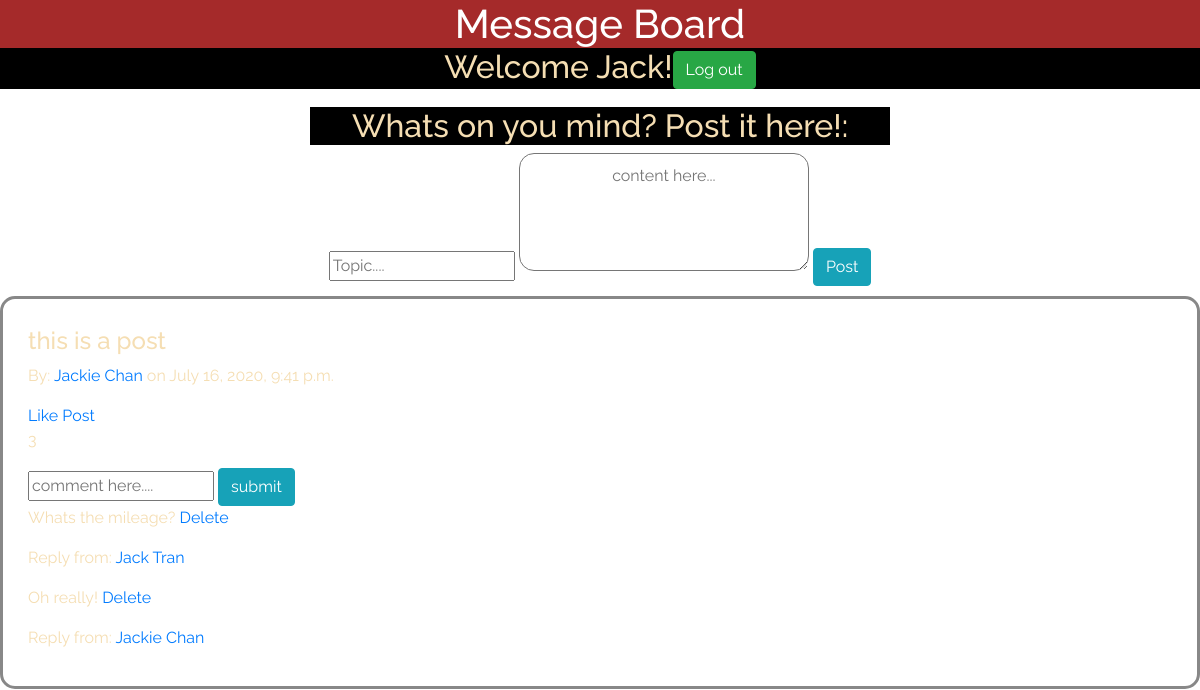
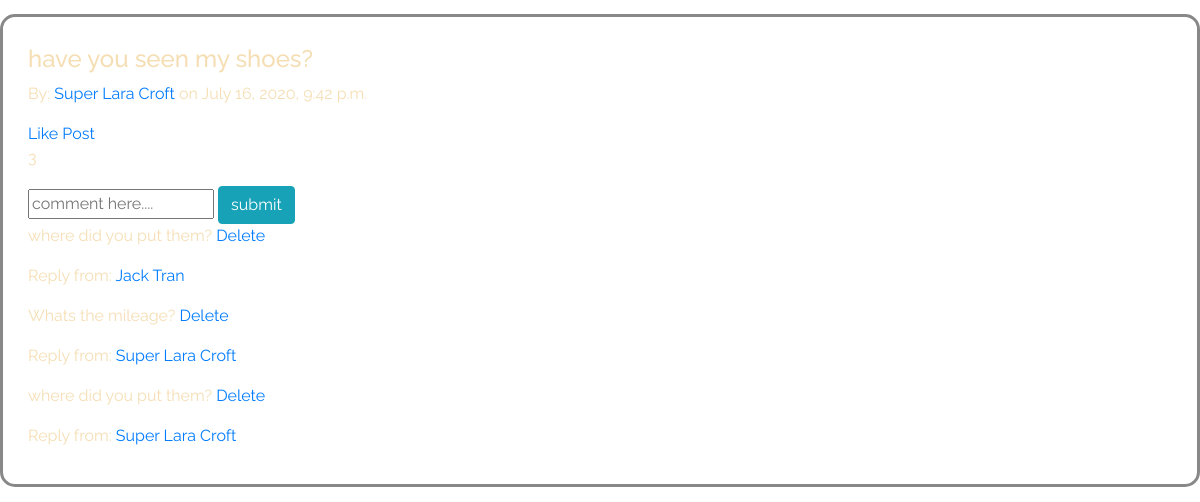
The page /posts/ (signed in) on the database as committed earlier (2 pictures, top to bottom).
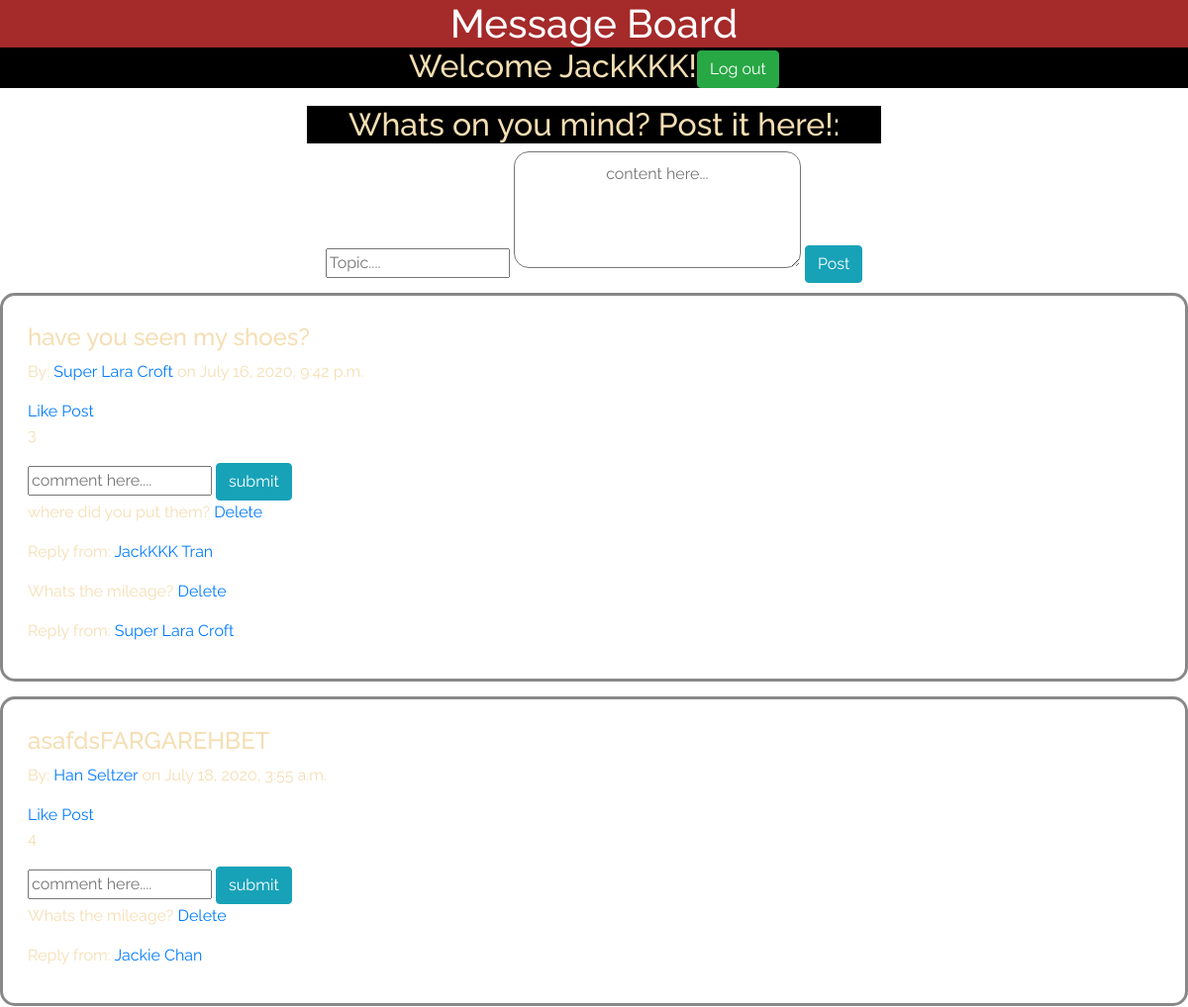
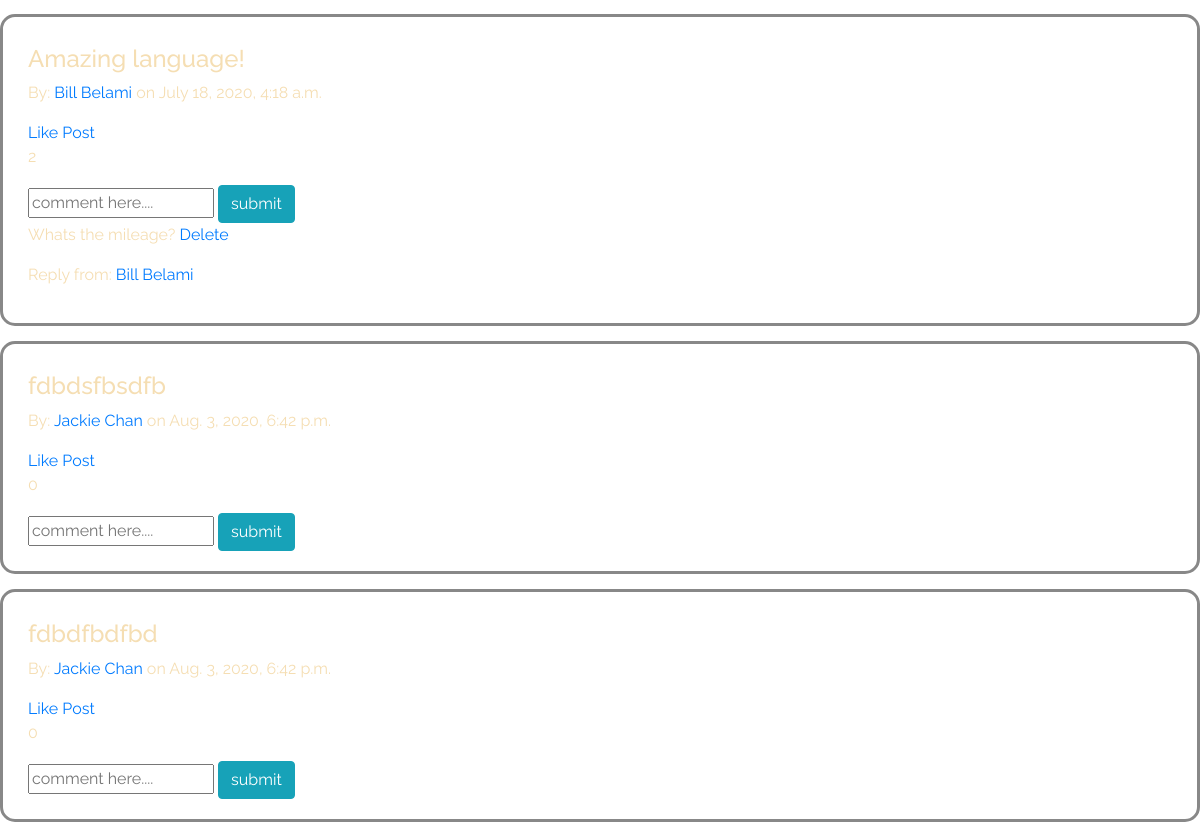
The same page on the database as committed later (2 pictures, top to bottom).
### log_reg_app/models.py (models this page shows, shortened)
class User(models.Model):
    first_name = models.CharField(max_length=255)
    last_name = models.CharField(max_length=255)
    email = models.EmailField(unique=True)
    birth_date = models.DateTimeField()
    password = models.CharField(max_length=255)
    created_at = models.DateTimeField(auto_now_add=True)
    updated_at = models.DateTimeField(auto_now=True)
    objects = UserManager()

### dashboard/models.py (models this page shows, shortened)
class Post(models.Model):
    content = models.CharField(max_length=255)
    user_likes = models.ManyToManyField(User, related_name='liked_posts')
    created_at = models.DateTimeField(auto_now_add=True)
    updated_at = models.DateTimeField(auto_now=True)
    author = models.ForeignKey(User, on_delete=models.CASCADE, related_name="posts")

class Comment(models.Model):
    comment = models.CharField(max_length=255)
    author = models.ForeignKey(User, related_name='user_comments', on_delete=models.CASCADE)
    message_post = models.ForeignKey(Post, related_name="post_comments", on_delete=models.CASCADE)

### dashboard/views.py (the view)
# urls.py: path('', views.dashboard),
def dashboard(request):
    if 'user_id' not in request.session:
        return redirect ('/')
    context = {
        'user': User.objects.get(id=request.session['user_id']),
        'post': Post.objects.all(),
    }
    return render (request, 'dashboard/index.html', context)

### dashboard/dashboard/templates/dashboard/index.html (shortened to what this page needs)
<!DOCTYPE html>
<html lang="en">
<head>
    <link href="https://stackpath.bootstrapcdn.com/bootstrap/4.5.0/css/bootstrap.min.css" rel="stylesheet"
>
    {% load static %}
    <link rel="stylesheet" href="{% static 'css/style.css' %}">
</head>
<body>
    <h1>Message Board</h1>
    <h2>Welcome {{ user.first_name }}!<a class="btn btn-success" href="/logout">Log out</a></h2>
    <div id='message_area' >
        <h2>Whats on you mind? Post it here!:</h2>
        <form action="/posts/post_message" method=POST>
            <input  id="title_text" type="text" placeholder="Topic...."name='title'>
            <textarea id="content_text" type="text" placeholder="content here..." name='content' rows="4" cols="50"></textarea>
            <input class="btn btn-info" type="submit" value="Post">
        </form>
    </div>
    {% for post in post %}
        <div class="post">
            <h4>{{ post.content }}</h4>
            <p>By: <a href="/posts/user_profile/{{post.author.id}}">{{ post.author.first_name }} {{ post.author.last_name }}</a> on {{ post.created_at }}</p>
            <a href="/posts/like/{{post.id}}">Like Post</a>
                <p>{{ post.user_likes.count }}</p>
            <form class="form_field"  action="/posts/add_comment/{{post.id}}" method=POST>
                <input class="comment_box" type="text" placeholder="comment here...." name='comment'>
                <input class="btn btn-info" type="submit" value='submit'>
            </form>
            {% for comment in post.post_comments.all %}
                <p>{{comment.comment}} <a href="/posts/delete/{{comment.id}}">Delete</a></p>
                <p>Reply from: <a href="/posts/user_profile/{{comment.author.id}}">{{comment.author.first_name}} {{comment.author.last_name}}</a> </p>
            {% endfor %}
        </div>
    {% endfor %}
</body>
</html>

Rows that differ between the two databases and show on the page:
removed Post: content "this is a post", author.first_name "Jackie", author.last_name "Chan", created_at "July 16, 2020, 9:41 p.m.", user_likes.count "3"
removed Comment: comment "Whats the mileage?", author.first_name "Jack", author.last_name "Tran", shown under "this is a post"
removed Comment: comment "Oh really!", author.first_name "Jackie", author.last_name "Chan", shown under "this is a post"
removed Comment: comment "where did you put them?", author.first_name "Super Lara", author.last_name "Croft", shown under Post "have you seen my shoes?"
changed User: first_name "Jack" → "JackKKK"
changed through a linked row, Comment "where did you put them?": author.first_name "Jack" → "JackKKK"
added Post: content "asafdsFARGAREHBET", author.first_name "Han", author.last_name "Seltzer", created_at "July 18, 2020, 3:55 a.m.", user_likes.count "4"
added Comment: comment "Whats the mileage?", author.first_name "Jackie", author.last_name "Chan", shown under "asafdsFARGAREHBET"
added Post: content "Amazing language!", author.first_name "Bill", author.last_name "Belami", created_at "July 18, 2020, 4:18 a.m.", user_likes.count "2"
added Comment: comment "Whats the mileage?", author.first_name "Bill", author.last_name "Belami", shown under "Amazing language!"
added Post: content "fdbdsfbsdfb", author.first_name "Jackie", author.last_name "Chan", created_at "Aug. 3, 2020, 6:42 p.m.", user_likes.count "0"
added Post: content "fdbdfbdfbd", author.first_name "Jackie", author.last_name "Chan", created_at "Aug. 3, 2020, 6:42 p.m.", user_likes.count "0"
